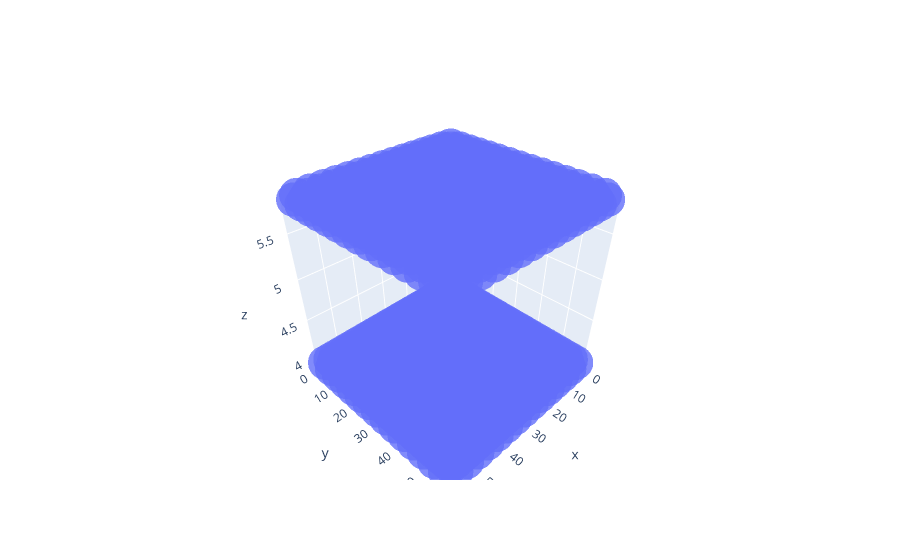

Source (notebook cell):
### Code cell
import plotly.graph_objects as go
import numpy as np

# Data for three-dimensional scattered points
zdata = atoms[:,2]
xdata = atoms[:,0]
ydata = atoms[:,1]

fig = go.Figure(data=[go.Scatter3d(x=xdata, y=ydata, z=zdata,
                                   mode='markers',
                                   marker=dict(size=12,
                                               colorscale='Viridis', # choose a colorscale
                                               opacity=0.8))])
fig.show()

### Figure 1 — Plotly figure (JSON) as saved in the notebook; plotly's stock layout.template omitted (floating-point values rounded to 4 significant figures; data arrays with more than 128 entries replaced by an {"elided": "..."} marker saying what was removed)
{"data": [{"marker": {"colorscale": [[0, "#440154"], [0.1111, "#482878"], [0.2222, "#3e4989"], [0.3333, "#31688e"], [0.4444, "#26828e"], [0.5556, "#1f9e89"], [0.6667, "#35b779"], [0.7778, "#6ece58"], [0.8889, "#b5de2b"], [1, "#fde725"]], "opacity": 0.8, "size": 12}, "mode": "markers", "type": "scatter3d", "x": {"elided": "1125 float values"}, "y": {"elided": "1125 float values"}, "z": {"elided": "1125 float values"}}], "layout": {}}
